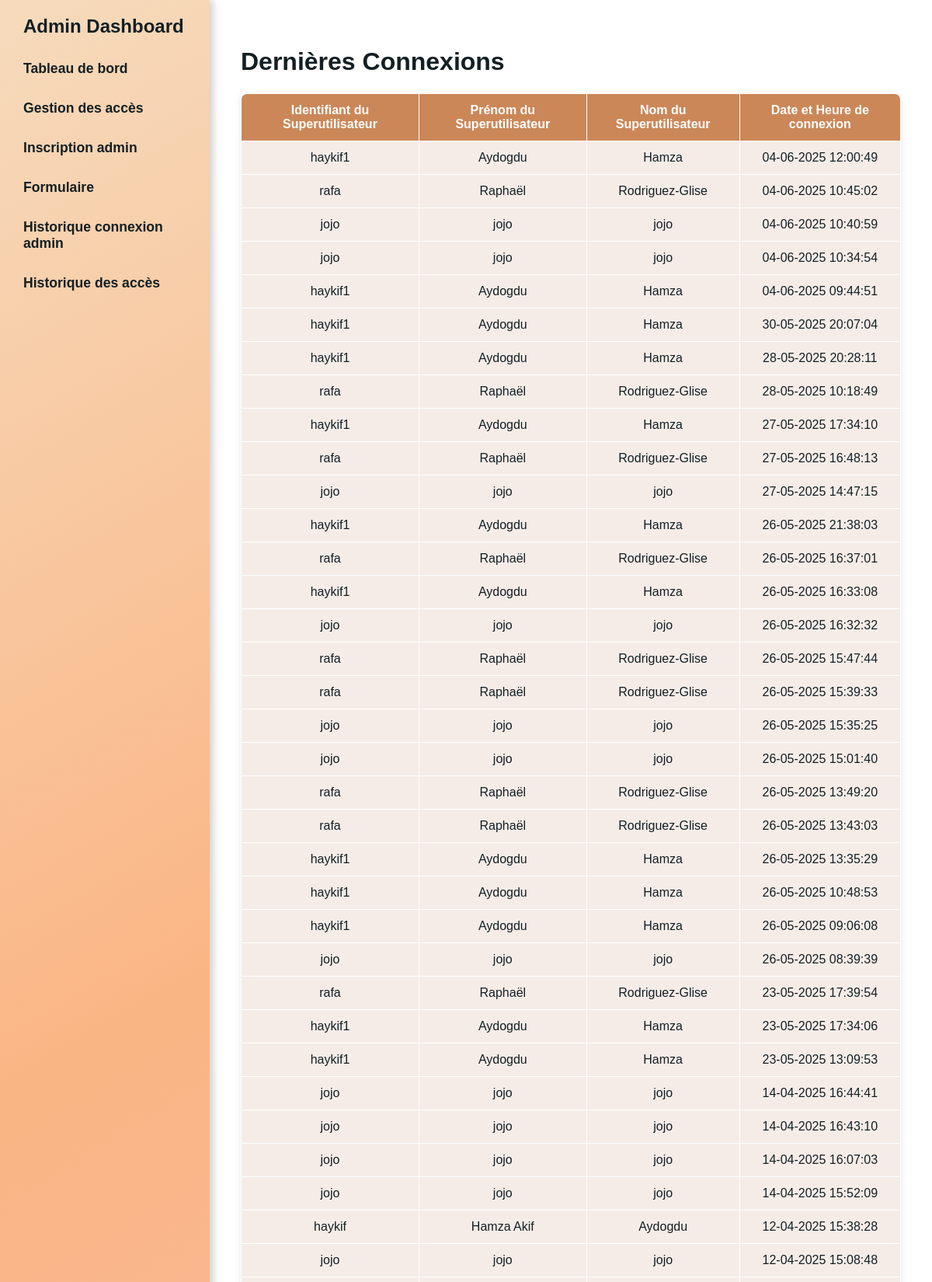
Screenshot of /php/logsAdmin.php (signed in, upper part) with the database file from the repository.
### tables this page shows
CREATE TABLE `Connect_log_admin` (
  `idconnexion` int(11) NOT NULL,
  `HeureConnexion` datetime DEFAULT NULL,
  `idAdmin` int(11) NOT NULL
);

CREATE TABLE `User` (
  `idUser` int(11) NOT NULL,
  `Nom` varchar(45) DEFAULT NULL,
  `Prenom` varchar(45) DEFAULT NULL,
  `Email` varchar(45) DEFAULT NULL,
  `Tel` int(11) DEFAULT NULL,
  `Motif` varchar(45) DEFAULT NULL,
  `Date_debut` datetime DEFAULT NULL,
  `Date_fin` datetime DEFAULT NULL,
  `Fonction` varchar(45) DEFAULT NULL,
  `Verifier` tinyint(4) DEFAULT NULL,
  `SuperUser` tinyint(4) DEFAULT NULL,
  `Identifiant` varchar(45) DEFAULT NULL,
  `Mdp` varchar(255) DEFAULT NULL,
  `Mail_envoye` tinyint(1) DEFAULT NULL,
  `Mail_verif` tinyint(1) DEFAULT NULL,
  `token` varchar(100) DEFAULT NULL,
  `idCarte` int(11) DEFAULT NULL,
  `date_demande` datetime DEFAULT current_timestamp()
);

### php/logsAdmin.php (the view, shortened to what this page needs)
<?php
    require_once "database.php";
    $query = "SELECT
        Connect_log_admin.HeureConnexion AS HeureConnexion,
        User.Identifiant AS Identifiant,
        User.Prenom AS Prenom,
        User.Nom AS Nom
    FROM Connect_log_admin
    INNER JOIN User ON Connect_log_admin.idAdmin = User.idUser
    ORDER BY HeureConnexion DESC";
    $stmt = $pdo->query($query);
?>
<!DOCTYPE html>
<html lang="fr">
    <head>
        <link rel="stylesheet" href="../css/logs.css">
    </head>
    <body>
        <div class="sidebar">
            <h2>Admin Dashboard</h2>
            <ul>
                <li><a href="./dashboard.php">Tableau de bord</a></li>
                <li><a href="./gestionAcces.php">Gestion des accès</a></li>
                <li><a href="./inscriptionAdmin.php">Inscription admin</a></li>
                <li><a href="../html/formulaire.html">Formulaire</a></li>
                <li><a href="./logsAdmin.php">Historique connexion admin</a></li>
                <li><a href="./logsServer.php">Historique des accès</a></li>
            </ul>
        </div>
        <div class="main-content">
            <h1>Dernières Connexions</h1>
            <table>
                <thead>
                    <tr>
                        <th>Identifiant du Superutilisateur</th>
                        <th>Prénom du Superutilisateur</th>
                        <th>Nom du Superutilisateur</th>
                        <th>Date et Heure de connexion</th>
                    </tr>
                </thead>
                <tbody id="activity-log">
                    <?php
                        while ($row = $stmt->fetch()) {
                            echo "<tr>";
                            echo "<td>" . htmlspecialchars($row['Identifiant'] ?? '') . "</td>";
                            echo "<td>" . htmlspecialchars($row['Prenom'] ?? '') . "</td>";
                            echo "<td>" . htmlspecialchars($row['Nom'] ?? '') . "</td>";
                            echo "<td>" . ($row['HeureConnexion'] ?? '' ? htmlspecialchars(date("d-m-Y H:i:s", strtotime($row['HeureConnexion']))) : '') . "</td>";
                            echo "</tr>";
                        }
                    ?>
                </tbody>
            </table>
        </div>
    </body>
</html>

### css/logs.css (style rules this page uses)
* { scroll-behavior: smooth; }
body { display: flex; font-family: 'Poppins', sans-serif; background-size: cover; background-repeat: no-repeat; background-position: center; margin: 0; }
.sidebar { position: fixed; width: 230px; color: #141f23; padding: 20px; height: 100%; box-shadow: 4px 0px 10px rgba(0, 0, 0, 0.2); animation: slideRight 0.6s ease-out; }
.sidebar h2 { text-align: left; font-size: 1.5rem; margin-left: 10px; margin-top: 0; }
.sidebar ul { list-style: none; padding: 0; }
.sidebar ul li { margin: 10px 0; font-weight: bold; }
.sidebar ul li a { color:rgb(21, 31, 33); text-decoration: none; font-size: 1.1rem; display: block; padding: 10px; border-radius: 5px; transition: 0.3s; }
.main-content { margin-left: 290px; margin-right: 20px; margin-top: 20px; margin-bottom: 20px; padding: 20px; width: calc(100% - 270px); backdrop-filter: blur(8px); border-radius: 10px; animation: fadeIn 1s ease-in-out; }
table { width: 100%; border-collapse: collapse; margin-top: 20px; border-radius: 8px; overflow: hidden; box-shadow: 0 2px 10px rgba(0, 0, 0, 0.1); background: none; }
table, th, td { padding: 12px; text-align: center; }
th { color: white; font-weight: bold; }
@media (prefers-color-scheme: light) { body { background: url("../assets/light-4k.webp") no-repeat center center fixed; color: #141f23; } }
@media (prefers-color-scheme: light) { .sidebar { background: linear-gradient(150deg, rgba(245, 215, 181, 0.9), rgba(250, 173, 119, 0.9), rgba(246, 179, 152, 0.9)); } }
@media (prefers-color-scheme: light) { .main-content { background: rgba(255, 255, 255, 0.8) } }
@media (prefers-color-scheme: light) { th { background: #cb8758; } }
@media (prefers-color-scheme: light) { tr { background: #f9f9f9; } }
@media (prefers-color-scheme: light) { table, th, td { border: 1px solid #ffffff; } }
@media (prefers-color-scheme: light) { #activity-log tr { background-color: rgba(236, 217, 210, 0.5); } }

### rows the page displays
connect_log_admin: idAdmin.Identifiant "haykif1", idAdmin.Prenom "Aydogdu", idAdmin.Nom "Hamza", HeureConnexion "04-06-2025 12:00:49"
connect_log_admin: idAdmin.Identifiant "rafa", idAdmin.Prenom "Raphaël", idAdmin.Nom "Rodriguez-Glise", HeureConnexion "04-06-2025 10:45:02"
connect_log_admin: idAdmin.Identifiant "jojo", idAdmin.Prenom "jojo", idAdmin.Nom "jojo", HeureConnexion "04-06-2025 10:40:59"
connect_log_admin: idAdmin.Identifiant "jojo", idAdmin.Prenom "jojo", idAdmin.Nom "jojo", HeureConnexion "04-06-2025 10:34:54"
connect_log_admin: idAdmin.Identifiant "haykif1", idAdmin.Prenom "Aydogdu", idAdmin.Nom "Hamza", HeureConnexion "04-06-2025 09:44:51"
connect_log_admin: idAdmin.Identifiant "haykif1", idAdmin.Prenom "Aydogdu", idAdmin.Nom "Hamza", HeureConnexion "30-05-2025 20:07:04"
connect_log_admin: idAdmin.Identifiant "haykif1", idAdmin.Prenom "Aydogdu", idAdmin.Nom "Hamza", HeureConnexion "28-05-2025 20:28:11"
connect_log_admin: idAdmin.Identifiant "rafa", idAdmin.Prenom "Raphaël", idAdmin.Nom "Rodriguez-Glise", HeureConnexion "28-05-2025 10:18:49"
connect_log_admin: idAdmin.Identifiant "haykif1", idAdmin.Prenom "Aydogdu", idAdmin.Nom "Hamza", HeureConnexion "27-05-2025 17:34:10"
connect_log_admin: idAdmin.Identifiant "rafa", idAdmin.Prenom "Raphaël", idAdmin.Nom "Rodriguez-Glise", HeureConnexion "27-05-2025 16:48:13"
connect_log_admin: idAdmin.Identifiant "jojo", idAdmin.Prenom "jojo", idAdmin.Nom "jojo", HeureConnexion "27-05-2025 14:47:15"
connect_log_admin: idAdmin.Identifiant "haykif1", idAdmin.Prenom "Aydogdu", idAdmin.Nom "Hamza", HeureConnexion "26-05-2025 21:38:03"
connect_log_admin: idAdmin.Identifiant "rafa", idAdmin.Prenom "Raphaël", idAdmin.Nom "Rodriguez-Glise", HeureConnexion "26-05-2025 16:37:01"
connect_log_admin: idAdmin.Identifiant "haykif1", idAdmin.Prenom "Aydogdu", idAdmin.Nom "Hamza", HeureConnexion "26-05-2025 16:33:08"
connect_log_admin: idAdmin.Identifiant "jojo", idAdmin.Prenom "jojo", idAdmin.Nom "jojo", HeureConnexion "26-05-2025 16:32:32"
connect_log_admin: idAdmin.Identifiant "rafa", idAdmin.Prenom "Raphaël", idAdmin.Nom "Rodriguez-Glise", HeureConnexion "26-05-2025 15:47:44"
connect_log_admin: idAdmin.Identifiant "rafa", idAdmin.Prenom "Raphaël", idAdmin.Nom "Rodriguez-Glise", HeureConnexion "26-05-2025 15:39:33"
connect_log_admin: idAdmin.Identifiant "jojo", idAdmin.Prenom "jojo", idAdmin.Nom "jojo", HeureConnexion "26-05-2025 15:35:25"
connect_log_admin: idAdmin.Identifiant "jojo", idAdmin.Prenom "jojo", idAdmin.Nom "jojo", HeureConnexion "26-05-2025 15:01:40"
connect_log_admin: idAdmin.Identifiant "rafa", idAdmin.Prenom "Raphaël", idAdmin.Nom "Rodriguez-Glise", HeureConnexion "26-05-2025 13:49:20"
connect_log_admin: idAdmin.Identifiant "rafa", idAdmin.Prenom "Raphaël", idAdmin.Nom "Rodriguez-Glise", HeureConnexion "26-05-2025 13:43:03"
connect_log_admin: idAdmin.Identifiant "haykif1", idAdmin.Prenom "Aydogdu", idAdmin.Nom "Hamza", HeureConnexion "26-05-2025 13:35:29"
connect_log_admin: idAdmin.Identifiant "haykif1", idAdmin.Prenom "Aydogdu", idAdmin.Nom "Hamza", HeureConnexion "26-05-2025 10:48:53"
connect_log_admin: idAdmin.Identifiant "haykif1", idAdmin.Prenom "Aydogdu", idAdmin.Nom "Hamza", HeureConnexion "26-05-2025 09:06:08"
connect_log_admin: idAdmin.Identifiant "jojo", idAdmin.Prenom "jojo", idAdmin.Nom "jojo", HeureConnexion "26-05-2025 08:39:39"
connect_log_admin: idAdmin.Identifiant "rafa", idAdmin.Prenom "Raphaël", idAdmin.Nom "Rodriguez-Glise", HeureConnexion "23-05-2025 17:39:54"
connect_log_admin: idAdmin.Identifiant "haykif1", idAdmin.Prenom "Aydogdu", idAdmin.Nom "Hamza", HeureConnexion "23-05-2025 17:34:06"
connect_log_admin: idAdmin.Identifiant "haykif1", idAdmin.Prenom "Aydogdu", idAdmin.Nom "Hamza", HeureConnexion "23-05-2025 13:09:53"
connect_log_admin: idAdmin.Identifiant "jojo", idAdmin.Prenom "jojo", idAdmin.Nom "jojo", HeureConnexion "14-04-2025 16:44:41"
connect_log_admin: idAdmin.Identifiant "jojo", idAdmin.Prenom "jojo", idAdmin.Nom "jojo", HeureConnexion "14-04-2025 16:43:10"
connect_log_admin: idAdmin.Identifiant "jojo", idAdmin.Prenom "jojo", idAdmin.Nom "jojo", HeureConnexion "14-04-2025 16:07:03"
connect_log_admin: idAdmin.Identifiant "jojo", idAdmin.Prenom "jojo", idAdmin.Nom "jojo", HeureConnexion "14-04-2025 15:52:09"
connect_log_admin: idAdmin.Identifiant "haykif", idAdmin.Prenom "Hamza Akif", idAdmin.Nom "Aydogdu", HeureConnexion "12-04-2025 15:38:28"
connect_log_admin: idAdmin.Identifiant "jojo", idAdmin.Prenom "jojo", idAdmin.Nom "jojo", HeureConnexion "12-04-2025 15:08:48"
